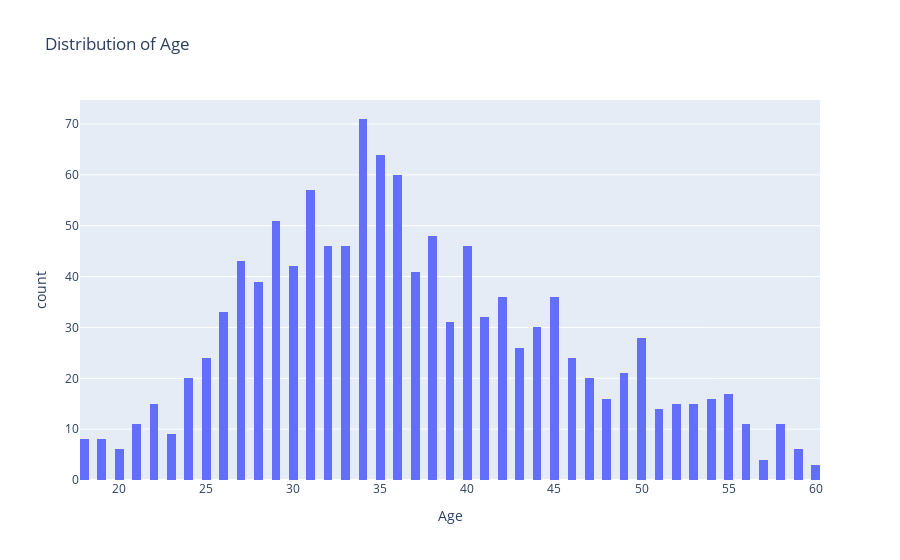

The cell this chart's notebook holds for it:
### Markdown cell above
#### 1.Histogram

### Code cell
px.histogram(df,x='Age',title='Distribution of Age',nbins=100)

### Figure 1 — Plotly figure (JSON) as saved in the notebook; plotly's stock layout.template omitted (floating-point values rounded to 4 significant figures; data arrays with more than 128 entries replaced by an {"elided": "..."} marker saying what was removed)
{"data": [{"alignmentgroup": "True", "bingroup": "x", "hovertemplate": "Age=%{x}<br>count=%{y}<extra></extra>", "legendgroup": "", "marker": {"color": "#636efa", "pattern": {"shape": ""}}, "name": "", "nbinsx": 100, "offsetgroup": "", "orientation": "v", "showlegend": false, "type": "histogram", "x": {"elided": "1200 int values"}, "xaxis": "x", "yaxis": "y"}], "layout": {"barmode": "relative", "legend": {"tracegroupgap": 0}, "title": {"text": "Distribution of Age"}, "xaxis": {"anchor": "y", "domain": [0, 1], "title": {"text": "Age"}}, "yaxis": {"anchor": "x", "domain": [0, 1], "title": {"text": "count"}}}}
